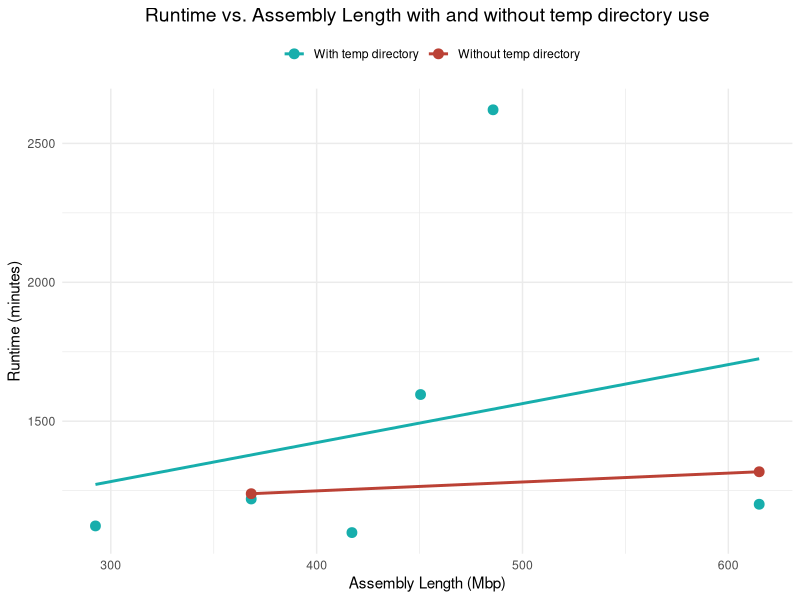

R code for this plot:
library(ggplot2)

# Data
assembly_length <- c(417140630, 615001830, 485705082, 368211209, 450479495, 292537731)
runtime_with_temp <- c("0-18:19:12", "0-20:00:53", "1-19:40:53", "0-20:19:58", "1-02:35:34", "0-18:43:17")
runtime_without_temp <- c("", "0-21:57:51", "", "0-20:39:05", "", "")

# Convert run time to seconds
to_minutes <- function(time) {
  parts <- as.numeric(strsplit(time, "-|:")[[1]])
  days <- parts[1]
  hours <- parts[2]
  minutes <- parts[3]
  seconds <- parts[4]
  total_seconds <- days * 24 * 3600 + hours * 3600 + minutes * 60 + seconds
  total_minutes <- round(total_seconds / 60)
  return(total_minutes)
}

runtime_with_temp_minutes <- sapply(runtime_with_temp, to_minutes)
runtime_without_temp_minutes <- sapply(runtime_without_temp, to_minutes)
assembly_length_mbp <- assembly_length / 1000000

# Create a data frame
data <- data.frame(
  assembly_length = assembly_length_mbp,
  runtime_with_temp_minutes = runtime_with_temp_minutes,
  runtime_without_temp_minutes = runtime_without_temp_minutes
)

# Fit linear models
lm_with_temp <- lm(runtime_with_temp_minutes ~ assembly_length, data = data)
lm_without_temp <- lm(runtime_without_temp_minutes ~ assembly_length, data = data)

# Plot
p <- ggplot(data, aes(x = assembly_length)) +
  geom_point(aes(y = runtime_with_temp_minutes, color = "With temp directory"), size = 3) +
  geom_point(aes(y = runtime_without_temp_minutes, color = "Without temp directory"), size = 3) +
  geom_smooth(aes(y = runtime_with_temp_minutes, color = "With temp directory"), method = "lm", se = FALSE, linetype = "solid", linewidth = 1) +
  geom_smooth(aes(y = runtime_without_temp_minutes, color = "Without temp directory"), method = "lm", se = FALSE, linetype = "solid", linewidth = 1) +
  labs(x = "Assembly Length (Mbp)", y = "Runtime (minutes)") +
  theme_minimal() +
  theme(legend.position = "top", plot.title = element_text(hjust = 0.5, size = 14)) +
  scale_color_manual(name = "", values = c("With temp directory" = "#17aeac", "Without temp directory" = "#bb4135")) +
  ggtitle("Runtime vs. Assembly Length with and without temp directory use")

p